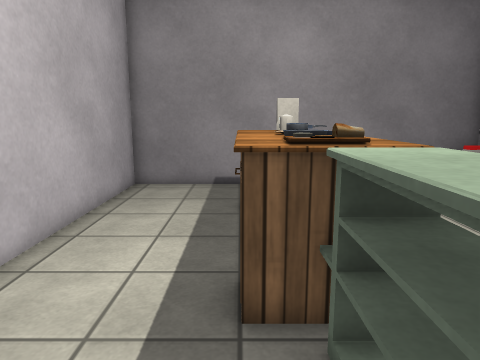
View 1 (above)

12 first-person views from a walk through a Unity game level. The camera is 1.4 m above the floor, tilts 10° down and sees 70° across. The floor is counted in squares, 0.5 m on a side. Each view is taken from the middle of a square. On the plan, view 1 faces up. The plan holds only what a view shows up to about 20 squares ahead; the rest is blank. The place goes on beyond the plan. The player character is not drawn. Some surface patterns are stand-ins.

View 2
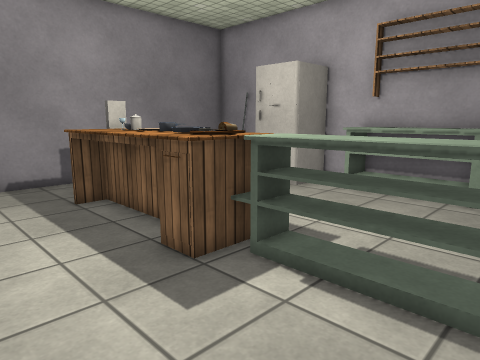

View 3
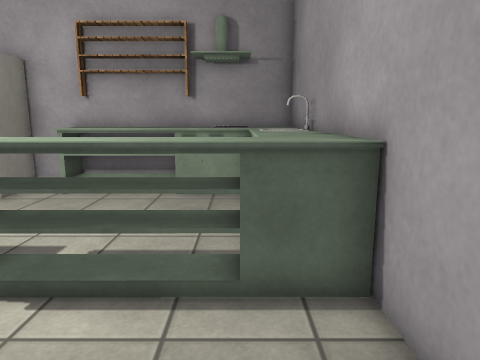

View 4
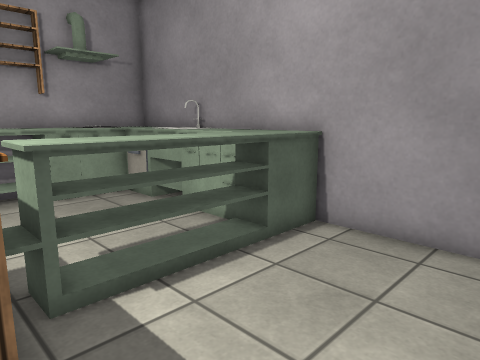

View 5
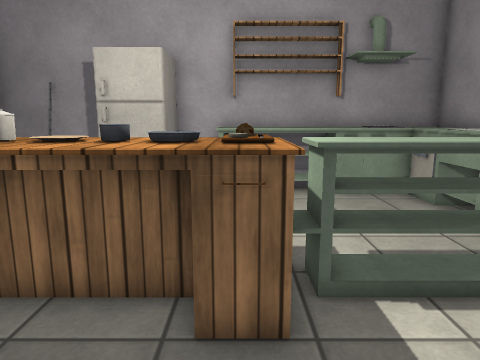

View 6
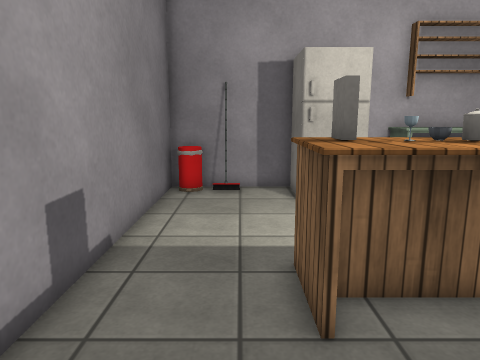

View 7
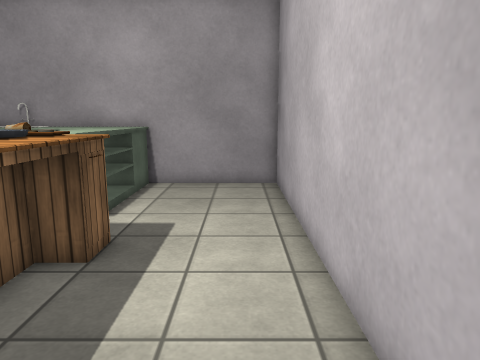

View 8
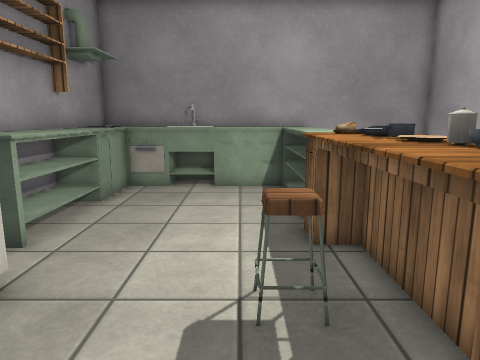

View 9
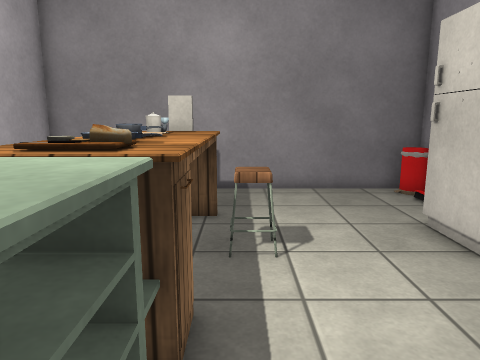

View 10
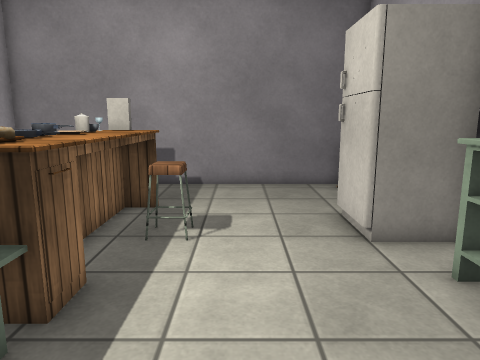

View 11
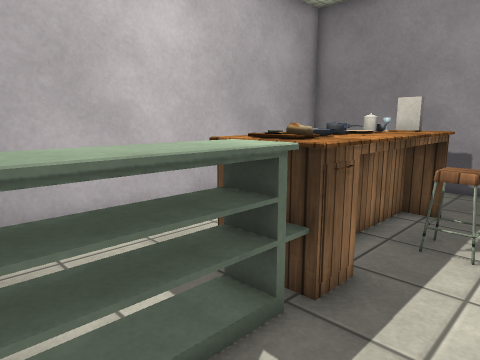

View 12
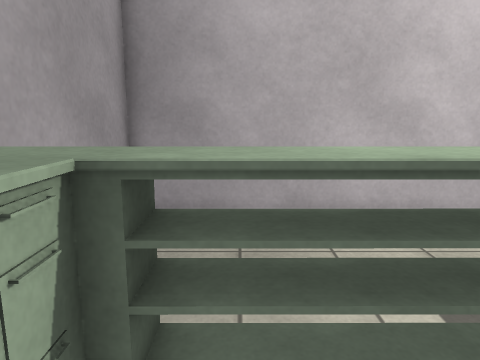

### Floor plan
Key: @ floor where view 1 was taken; # wall or solid block; x gap in a wall; . floor; = window, fence, low wall or low ledge; ^ raised ledge; B bowl; F fridge; E oven; O other object.
Columns run from 5 left of view 1 to 10 right of it. Each row starts with its distance up from view 1.
 15 ################
 14 #.............=#
 13 #............. #
 12 #..............#
 11 #....OOO.......#
 10 #....OOO.....###
  9 #....OBOO....F
  8 #....OOOOO...FFF
  7 #....OOO.....  #
  6 #....OOO......^#
  5 #....OOO......^^
  4 #....OO#......^^
  3 #.....^^......^^
  2 #.....^^......^^
  1 #.....^^......^^
  0 #....@^^......##
 -1 #.....^^=.x..E##
 -2 #.....^^^^^^^^^^
 -3 ################

Where each view was taken, in squares from view 1:
view 1: 0 up, 0 right, facing up
view 2: 1 down, 4 left, facing up-right
view 3: 1 down, 4 left, facing right
view 4: 5 up, 4 left, facing down-right
view 5: 5 up, 4 left, facing right
view 6: 12 up, 4 left, facing right
view 7: 12 up, 3 left, facing down
view 8: 13 up, 4 right, facing down
view 9: 1 up, 3 right, facing up
view 10: 0 up, 5 right, facing up
view 11: 0 up, 5 right, facing up-left
view 12: 0 up, 5 right, facing left
